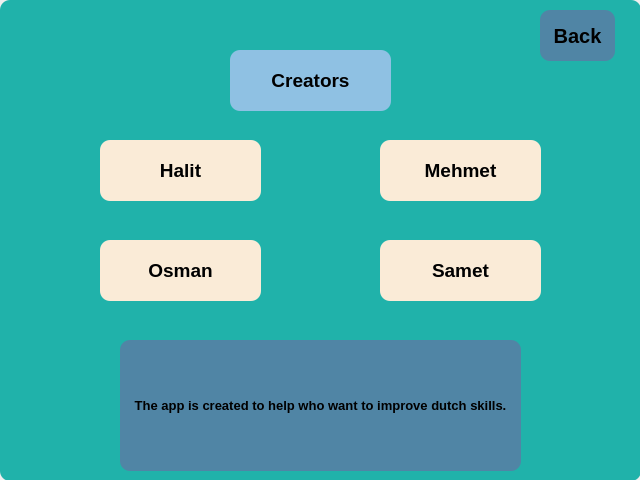
<?xml version="1.0" encoding="UTF-8"?>
<ui version="4.0">
 <class>MainWindow</class>
 <widget class="QMainWindow" name="MainWindow">
  <property name="geometry">
   <rect>
    <x>0</x>
    <y>0</y>
    <width>640</width>
    <height>480</height>
   </rect>
  </property>
  <property name="cursor">
   <cursorShape>ArrowCursor</cursorShape>
  </property>
  <property name="windowTitle">
   <string>PyBoysFlashcards</string>
  </property>
  <widget class="QWidget" name="centralwidget">
   <widget class="QGroupBox" name="groupBox_2">
    <property name="geometry">
     <rect>
      <x>0</x>
      <y>0</y>
      <width>641</width>
      <height>481</height>
     </rect>
    </property>
    <property name="styleSheet">
     <string notr="true">background-color: rgb(32,178,170);
border-top-right-radius: 10px;
border-bottom-right-radius: 10px;
border-top-left-radius: 10px;
border-bottom-left-radius: 10px;</string>
    </property>
    <property name="title">
     <string/>
    </property>
    <widget class="QPushButton" name="pushButton">
     <property name="geometry">
      <rect>
       <x>540</x>
       <y>10</y>
       <width>75</width>
       <height>51</height>
      </rect>
     </property>
     <property name="font">
      <font>
       <pointsize>15</pointsize>
       <weight>75</weight>
       <bold>true</bold>
      </font>
     </property>
     <property name="cursor">
      <cursorShape>OpenHandCursor</cursorShape>
     </property>
     <property name="styleSheet">
      <string notr="true">background-color: rgba(80,133,165 );
border-top-right-radius: 10px;
border-bottom-right-radius: 10px;
border-top-left-radius: 10px;
border-bottom-left-radius: 10px;</string>
     </property>
     <property name="text">
      <string>Back</string>
     </property>
    </widget>
    <widget class="QLabel" name="label">
     <property name="geometry">
      <rect>
       <x>230</x>
       <y>50</y>
       <width>161</width>
       <height>61</height>
      </rect>
     </property>
     <property name="font">
      <font>
       <pointsize>14</pointsize>
       <weight>75</weight>
       <bold>true</bold>
      </font>
     </property>
     <property name="styleSheet">
      <string notr="true">background-color: rgb(143, 193, 227);
border-top-right-radius: 10px;
border-bottom-right-radius: 10px;
border-top-left-radius: 10px;
border-bottom-left-radius: 10px;</string>
     </property>
     <property name="text">
      <string>Creators</string>
     </property>
     <property name="alignment">
      <set>Qt::AlignCenter</set>
     </property>
    </widget>
    <widget class="QLabel" name="label_2">
     <property name="geometry">
      <rect>
       <x>100</x>
       <y>140</y>
       <width>161</width>
       <height>61</height>
      </rect>
     </property>
     <property name="font">
      <font>
       <pointsize>14</pointsize>
       <weight>75</weight>
       <bold>true</bold>
      </font>
     </property>
     <property name="styleSheet">
      <string notr="true">background-color: rgba(250,235,215 );
border-top-right-radius: 10px;
border-bottom-right-radius: 10px;
border-top-left-radius: 10px;
border-bottom-left-radius: 10px;</string>
     </property>
     <property name="text">
      <string>Halit</string>
     </property>
     <property name="alignment">
      <set>Qt::AlignCenter</set>
     </property>
    </widget>
    <widget class="QLabel" name="label_3">
     <property name="geometry">
      <rect>
       <x>380</x>
       <y>240</y>
       <width>161</width>
       <height>61</height>
      </rect>
     </property>
     <property name="font">
      <font>
       <pointsize>14</pointsize>
       <weight>75</weight>
       <bold>true</bold>
      </font>
     </property>
     <property name="styleSheet">
      <string notr="true">background-color: rgba(250,235,215 );
border-top-right-radius: 10px;
border-bottom-right-radius: 10px;
border-top-left-radius: 10px;
border-bottom-left-radius: 10px;</string>
     </property>
     <property name="text">
      <string>Samet</string>
     </property>
     <property name="alignment">
      <set>Qt::AlignCenter</set>
     </property>
    </widget>
    <widget class="QLabel" name="label_4">
     <property name="geometry">
      <rect>
       <x>100</x>
       <y>240</y>
       <width>161</width>
       <height>61</height>
      </rect>
     </property>
     <property name="font">
      <font>
       <pointsize>14</pointsize>
       <weight>75</weight>
       <bold>true</bold>
      </font>
     </property>
     <property name="styleSheet">
      <string notr="true">background-color: rgba(250,235,215 );
border-top-right-radius: 10px;
border-bottom-right-radius: 10px;
border-top-left-radius: 10px;
border-bottom-left-radius: 10px;</string>
     </property>
     <property name="text">
      <string>Osman</string>
     </property>
     <property name="alignment">
      <set>Qt::AlignCenter</set>
     </property>
    </widget>
    <widget class="QLabel" name="label_5">
     <property name="geometry">
      <rect>
       <x>380</x>
       <y>140</y>
       <width>161</width>
       <height>61</height>
      </rect>
     </property>
     <property name="font">
      <font>
       <pointsize>14</pointsize>
       <weight>75</weight>
       <bold>true</bold>
      </font>
     </property>
     <property name="styleSheet">
      <string notr="true">background-color: rgba(250,235,215 );
border-top-right-radius: 10px;
border-bottom-right-radius: 10px;
border-top-left-radius: 10px;
border-bottom-left-radius: 10px;</string>
     </property>
     <property name="text">
      <string>Mehmet</string>
     </property>
     <property name="alignment">
      <set>Qt::AlignCenter</set>
     </property>
    </widget>
    <widget class="QLabel" name="label_6">
     <property name="geometry">
      <rect>
       <x>120</x>
       <y>340</y>
       <width>401</width>
       <height>131</height>
      </rect>
     </property>
     <property name="font">
      <font>
       <pointsize>10</pointsize>
       <weight>75</weight>
       <bold>true</bold>
      </font>
     </property>
     <property name="styleSheet">
      <string notr="true">background-color: rgba(80,133,165 );
border-top-right-radius: 10px;
border-bottom-right-radius: 10px;
border-top-left-radius: 10px;
border-bottom-left-radius: 10px;</string>
     </property>
     <property name="text">
      <string>The app is created to help who want to improve dutch skills.</string>
     </property>
     <property name="scaledContents">
      <bool>true</bool>
     </property>
     <property name="alignment">
      <set>Qt::AlignCenter</set>
     </property>
    </widget>
   </widget>
  </widget>
 </widget>
 <resources/>
 <connections/>
</ui>
